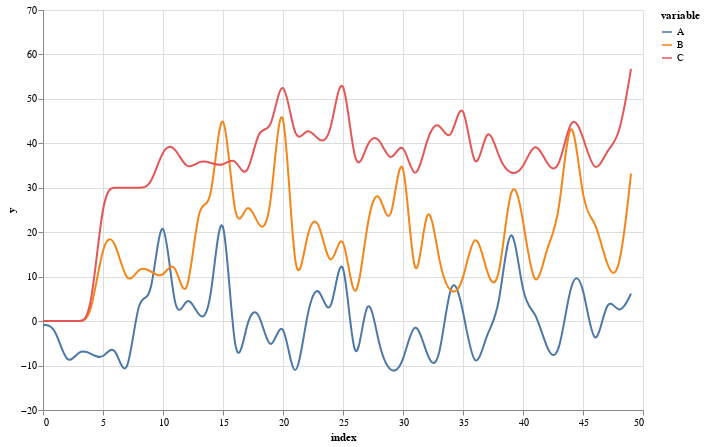

This figure's notebook cell:
### Markdown cell above
## Which is cause and which is effect?

### Code cell
source = data.reset_index().melt("index", var_name="variable", value_name="y")

def line_plot(source):    
    # The basic line
    line = alt.Chart(source).mark_line(interpolate="basis").encode(
        x="index:Q",
        y="y:Q",
        color="variable:N"
    )
    return line.properties(width=600,
                        height=400).interactive()

line_plot(source)

### Figure 1 — Vega-Lite specification as saved in the notebook (floating-point values rounded to 4 significant figures; data arrays with more than 128 entries replaced by an {"elided": "..."} marker saying what was removed)
{"config": {"view": {"continuousWidth": 300, "continuousHeight": 300}}, "data": {"name": "data-ed1725293241689194168e67782c35e8"}, "mark": {"type": "line", "interpolate": "basis"}, "encoding": {"color": {"field": "variable", "type": "nominal"}, "x": {"field": "index", "type": "quantitative"}, "y": {"field": "y", "type": "quantitative"}}, "height": 400, "params": [{"name": "param_6", "select": {"type": "interval", "encodings": ["x", "y"]}, "bind": "scales"}], "width": 600, "$schema": "https://vega.github.io/schema/vega-lite/v5.16.3.json", "datasets": {"data-ed1725293241689194168e67782c35e8": {"elided": "150 records"}}}
